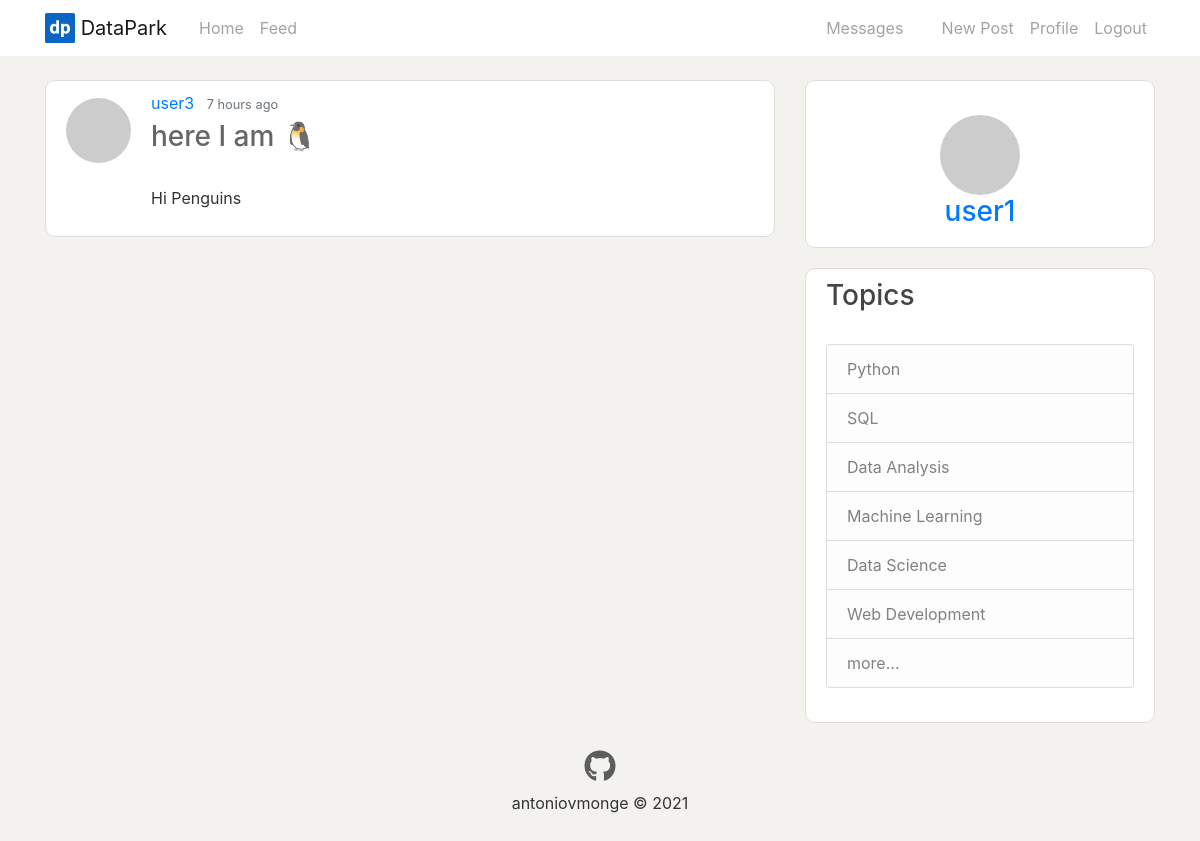
/post/3/ (signed in), run on the app's committed database.
### app/models.py (models this page shows, shortened)
class User(UserMixin, db.Model):
    id = db.Column(db.Integer, primary_key=True)
    username = db.Column(db.String(64), index=True, unique=True)
    email = db.Column(db.String(120), index=True, unique=True)
    password_hash = db.Column(db.String(128))
    about_me = db.Column(db.String(140))
    last_seen = db.Column(db.DateTime, default=datetime.utcnow)
    posts = db.relationship('Post', backref='author', lazy='dynamic')
    followed = db.relationship(
        'User',
        secondary=followers,
        primaryjoin=(followers.c.follower_id == id),
        secondaryjoin=(followers.c.followed_id == id),
        backref=db.backref('followers', lazy='dynamic'),
        lazy='dynamic')
    messages_sent = db.relationship('Message',
                                    foreign_keys='Message.sender_id',
                                    backref='author', lazy='dynamic')
    messages_received = db.relationship('Message',
                                        foreign_keys='Message.recipient_id',
                                        backref='recipient', lazy='dynamic')
    last_message_read_time = db.Column(db.DateTime)
    notifications = db.relationship('Notification', backref='user',
                                    lazy='dynamic')
    def avatar(self, size):
        digest = md5(self.email.lower().encode('utf-8')).hexdigest()
        return f"https://www.gravatar.com/avatar/{digest}?d=identicon&s={size}"
    def new_messages(self):
        last_read_time = self.last_message_read_time or datetime(1900, 1, 1)
        return Message.query.filter_by(recipient=self).filter(
            Message.timestamp > last_read_time).count()

class Post(db.Model):
    id = db.Column(db.Integer, primary_key=True)
    title = db.Column(db.String(100))
    body = db.Column(db.Text)
    body_html = db.Column(db.Text)
    timestamp = db.Column(db.DateTime, index=True, default=datetime.utcnow)
    user_id = db.Column(db.Integer, db.ForeignKey('user.id'))

### app/posts/routes.py (the view)
@bp.route("/post/<int:post_id>/")
def post(post_id):
    post = Post.query.get_or_404(post_id)
    return render_template('posts/post.html', title=post.title, post=post)

### app/models.py (called while the page is built)
@login.user_loader
def load_user(id):
    return User.query.get(int(id))

### app/templates/posts/post.html (shortened to what this page needs)
{% extends "layout.html" %}
{% block content %}
<div class="media content-section">
    <img class="rounded-circle article-img" src="{{ post.author.avatar(64) }}">
    <div class="media-body">
        <div class="article-metadata">
            <a class="mr-2" href="{{ url_for('users.user', username=post.author.username) }}">{{ post.author.username }}</a>
            <small class="text-muted">{{ moment(post.timestamp).fromNow() }}</small>
        </div>
        {% if post.title %}
            <h3><a class='article-title' href="{{ url_for('posts.post', post_id=post.id) }}">{{ post.title }}</a></h3>
            <br>
        {% endif %}
        <div class="article-content">
            {% if post.body_html %}
                {{ post.body_html | safe }}
            {% else %}
                {{ post.body }}
            {% endif %}
        </div>
    </div>
</div>
{% endblock content %}

### app/templates/layout.html (shortened to what this page needs)
<!DOCTYPE html>
<html lang="en">
    <head>
        <link rel="stylesheet" href="https://stackpath.bootstrapcdn.com/bootstrap/4.1.3/css/bootstrap.min.css">
        <link rel="stylesheet" type="text/css" href="{{ url_for('static', filename='main.css') }}">
    </head>
    <body>
        <header class="site-header">
            <nav class="navbar navbar-expand-md navbar-light bg-white fixed-top">
                <div class="container">
                    <a class="navbar-brand mr-4" href="{{ url_for('main.home') }}">
                        <img src="{{ url_for('static', filename='dp.svg') }}" width="30" height="30" class="d-inline-block align-top" alt="">
                        DataPark
                    </a>
                    <div class="collapse navbar-collapse" id="navbarToggle">
                        <div class="navbar-nav mr-auto">
                                <a class="nav-item nav-link" href="{{ url_for('main.home') }}">Home </a>
                                <a class="nav-item nav-link" href="{{ url_for('main.explore') }}">Feed</a>
                        </div>
                        <div class='navbar-nav ms-auto'>
                            {% if current_user.is_anonymous %}
                                <a class="nav-item nav-link" href="{{ url_for('auth.login') }}">Login</a>
                                <a class="nav-item nav-link" href="{{ url_for('auth.register') }}">Register</a>
                            {% else %}
                                <a class="nav-item nav-link" href="{{ url_for('messages.messages') }}">
                                    Messages
                                    {% set new_messages = current_user.new_messages() %}
                                </a>
                                <a class="nav-item nav-link" href="{{ url_for('posts.new_post') }}">New Post</a>
                                <a class="nav-item nav-link" href="{{ url_for('users.user', username=current_user.username) }}">Profile</a>
                                <a class="nav-item nav-link" href="{{ url_for('auth.logout') }}">Logout</a>
                            {% endif %}
                        </div>
                    </div>
                </div>
            </nav>
        </header>
        <main role='main' class='container'>
            <div class="row">
                <div class="col-md-8">
                    {% block content %}{% endblock content %}
                </div>
                <div class="col-md-4">
                    {% if current_user.is_authenticated %}
                        <div class="content-section text-center">
                            <br>
                            <img class="rounded-circle"  src="{{ current_user.avatar(64) }}">
                            <div>
                                <h3><a class="mr-2h" href="{{ url_for('users.user', username=current_user.username) }}">{{ current_user.username }}</a></h3>
                            </div>
                        </div>
                    {% endif %}
                    <div class="content-section">
                        <h3>Topics</h3>
                        <br>
                        <div class="list-group">
                            <a href="{{ url_for('main.coming_soon') }}" class="list-group-item list-group-item-action list-group-item-light">Python</a>
                            <a href="{{ url_for('main.coming_soon') }}" class="list-group-item list-group-item-action list-group-item-light">SQL</a>
                            <a href="{{ url_for('main.coming_soon') }}" class="list-group-item list-group-item-action list-group-item-light">Data Analysis</a>
                            <a href="{{ url_for('main.coming_soon') }}" class="list-group-item list-group-item-action list-group-item-light">Machine Learning</a>
                            <a href="{{ url_for('main.coming_soon') }}" class="list-group-item list-group-item-action list-group-item-light">Data Science</a>
                            <a href="{{ url_for('main.coming_soon') }}" class="list-group-item list-group-item-action list-group-item-light">Web Development</a>
                            <a href="{{ url_for('main.coming_soon') }}" class="list-group-item list-group-item-action list-group-item-light">more...</a>
                        </div>
                        <br>
                    </div>
                </div>
            </div>
        </main>
        <div>
            <footer class="page-footer font-small" style='margin: bottom 0;'>
                <div class="container-fluid text-center">
                    <div>
                        <a class="item-social" href="https://github.com/antoniovmonge"><i class="fab fa-github"></i></a>
                    </div>
                    <p class="copyright">antoniovmonge © 2021</p>
                    <br>
                </div>
            </footer>
        </div>
    </body>
</html>

### app/static/main.css (style rules this page uses)
body { background: #F3F2EF; color: #333333; margin-top: 5rem; }
h1, h2, h3, h4, h5, h6 { color: #444444; }
.site-header .navbar-nav .nav-link { color: #a3a3a3; }
.content-section { background: #ffffff; padding: 10px 20px; border: 1px solid #dddddd; border-radius: 10px; margin-bottom: 20px; }
.article-title { color: #444444d0; }
.article-img { height: 65px; width: 65px; margin-right: 20px; margin-top: 7px; }
.article-metadata { padding-bottom: 1px; margin-bottom: 4px; }
.item-social { color: rgb(56, 56, 56); text-decoration:none; font-size:2rem; opacity:0.8; }

### data on the page
User: author.username "user3"
Post: timestamp "7 hours ago", title "here I am 🐧", body_html "Hi Penguins"
User: username "user1"
